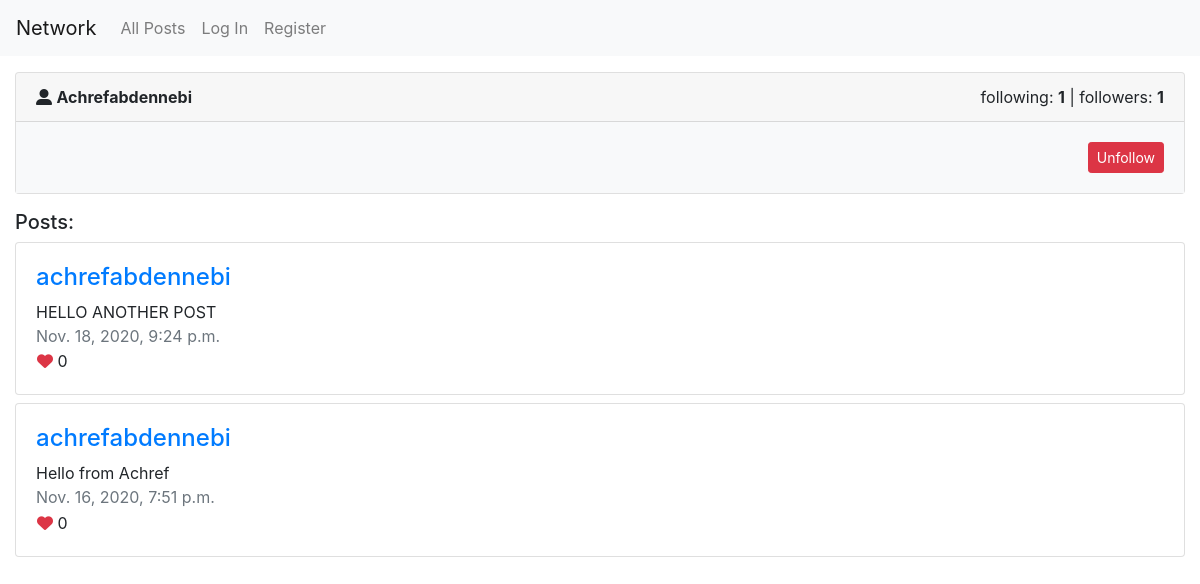
The app's page /profile/1 with its own data.
### network/models.py (models this page shows, shortened)
class User(AbstractUser):
    pass

class Post(models.Model):
    content = models.CharField(max_length=250)
    created_by = models.ForeignKey(User,null=True, blank=True, on_delete=DO_NOTHING, related_name="users")
    likes = models.IntegerField(default=0)
    created_date = models.DateTimeField()

### network/views.py (the view)
# urls.py: path("profile/<int:profile_id>", views.getProfile, name="profile"),
def getProfile(request, profile_id):
    try:
        profile = User.objects.get(pk=profile_id)
        following = profile.following.count()
        followersCount = profile.followers.count()
        posts = Post.objects.filter(created_by=profile.id).all().order_by('-created_date')
        is_followed = profile.followers.filter(following_id = profile_id).exists()
    except User.DoesNotExist:
        raise CommandError("Post not saved")
    return render(request, "network/profile.html", {
        "profile": profile,
        "following": following,
        "followers" : followersCount,
        "is_followed": is_followed,
        "posts": posts
    })

### network/templates/network/profile.html (shortened to what this page needs)
{% extends "network/layout.html" %}
{% block body %}
<div class="container-fluid mt-3">
    <div class="card">
        <div class="card-header">
          <div class="float-left">
            <i class="fas fa-user-alt"></i>
            <span class="font-weight-bold text-capitalize">{{ profile }}</span>
          </div>
          <div class="float-right">
            <div>
                <span>following: <strong>{{following}}</strong></span> |
                <span>followers: <strong>{{followers}}</strong></span>
            </div>
          </div>
        </div>
        <div class="card-body bg-light">
        {% if user.id != profile.id%}
        <div class="float-right">
            {% if is_followed %}
                <a href="#" class="btn btn-danger btn-sm">Unfollow</a>
            {% else %}
                <a href="#" class="btn btn-primary btn-sm">Follow</a>
            {% endif  %}
        </div>
        {% endif %}
        </div>
    </div>
</div>
<div class="container-fluid mt-3">
    <h5>Posts: </h5>
    {% for post in posts %}
    <div class="row mt-2">
        <div class="col-md-12">
            <div class="card">
                <div class="card-body">
                    <div class="post-detail">
                        <h4>
                            <a href="{% url 'profile' post.created_by.id %}">
                                {{ post.created_by }}
                            </a>
                        </h4>
                        <div class="post-content">
                            {{ post.content }}
                        </div>
                        <span class="text-muted">{{ post.created_date }}</span>
                        <div class="post-reaction">
                            <button type="button" class="btn p-0">
                                <i class="fas fa-heart text-danger"></i>
                                <span class="font-weight-normal">{{post.likes}}</span>
                            </button>
                        </div>
                    </div>
                </div>
            </div>
        </div>
    </div>
    {% endfor %}
</div>
{% endblock %}

### records on screen
User: username "Achrefabdennebi"
Post: created_by "achrefabdennebi", content "HELLO ANOTHER POST", created_date "Nov. 18, 2020, 9:24 p.m.", likes "0"
Post: created_by "achrefabdennebi", content "Hello from Achref", created_date "Nov. 16, 2020, 7:51 p.m.", likes "0"

### other values on screen
{{ following }} "1"
{{ followers }} "1"
